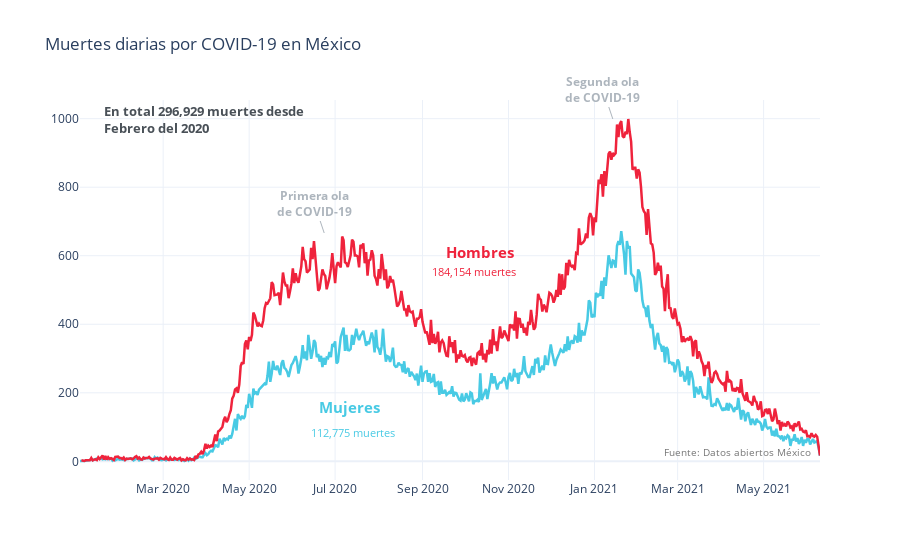

The code cell stored with this chart in its notebook:
### Code cell
fig = go.Figure()

template = 'plotly_white'
women_line_color = '#48cae4'
men_line_color = '#ef233c'
title_color = "#495057"
subtitle_color = "#adb5bd"

fig.add_trace(go.Scatter(
    x=deaths_df["FECHA_DEF"][deaths_df["SEXO"]==1],
    y=deaths_df["NUM_DEF"][deaths_df["SEXO"]==1],
    name="Mujeres", showlegend=False,
    line=dict(
        color=women_line_color,
        width=2.5
    )
))
fig.add_trace(go.Scatter(
    x=deaths_df["FECHA_DEF"][deaths_df["SEXO"]==2],
    y=deaths_df["NUM_DEF"][deaths_df["SEXO"]==2],
    name="Hombres", showlegend=False,
    line=dict(
        color=men_line_color,
        width=2.5
    )
))
fig.update_layout(
    title=dict(
        text=f"Muertes diarias por COVID-19 en México<br>"
    ),template=template
)
fig.add_annotation(
    text="<b>Hombres<b>",
    font=dict(
        size=15,
        color=men_line_color
    ),
    xref='paper', x=0.54, xanchor='auto',
    yref='paper', y=0.6, yanchor='auto',
    showarrow=False
)
fig.add_annotation(
    text=f"{total_men_deaths_formatted} muertes",
    font=dict(
        size=11,
        color=men_line_color
    ),
    xref='paper', x=0.533, xanchor='auto',
    yref='paper', y=0.548, yanchor='auto',
    showarrow=False
)
fig.add_annotation(
    text="<b>Mujeres<b>",
    font=dict(
        size=15,
        color=women_line_color
    ),
    xref='paper', x=0.32, xanchor='auto',
    yref='paper', y=0.16, yanchor='auto',
    showarrow=False
)
fig.add_annotation(
    text=f"{total_women_deaths_formatted} muertes",
    font=dict(
        size=11,
        color=women_line_color
    ),
    xref='paper', x=0.31, xanchor='auto',
    yref='paper', y=0.1, yanchor='auto',
    showarrow=False
)
fig.add_annotation(
    text=f"<b>En total {total_deaths_formatted} muertes desde <br>Febrero del 2020</b>",
    align='left',
    font=dict(
        size=13,
        color=title_color
    ),
    xref='paper', x=0.03, xanchor='auto',
    yref='paper', y=1, yanchor='auto',
    showarrow=False
)

fig.add_annotation(
    text=f"<b>Primera ola<br>de COVID-19</b>",
    align='center',
    font=dict(
        size=12,
        color=subtitle_color
    ),
    xref='paper', x=0.33, xanchor='auto',
    yref='paper', y=0.65, yanchor='auto',
    arrowcolor=subtitle_color
)

fig.add_annotation(
    text=f"<b>Segunda ola<br>de COVID-19</b>",
    align='center',
    font=dict(
        size=12,
        color=subtitle_color
    ),
    xref='paper', x=0.72, xanchor='auto',
    yref='paper', y=0.95, yanchor='auto',
    arrowcolor=subtitle_color
)
fig.add_annotation(
    text=f"Fuente: Datos abiertos México",
    align='left',
    font=dict(
        size=10,
        color='#777'
    ),
    xref='paper', x=0.99, xanchor='auto',
    yref='paper', y=0.05, yanchor='auto',
    showarrow=False
)
fig.show()

### Figure 1 — Plotly figure (JSON) as saved in the notebook; plotly's stock layout.template omitted (floating-point values rounded to 4 significant figures; data arrays with more than 128 entries replaced by an {"elided": "..."} marker saying what was removed)
{"data": [{"line": {"color": "#48cae4", "width": 2.5}, "name": "Mujeres", "showlegend": false, "type": "scatter", "x": {"elided": "524 str values"}, "y": {"elided": "524 int values"}}, {"line": {"color": "#ef233c", "width": 2.5}, "name": "Hombres", "showlegend": false, "type": "scatter", "x": {"elided": "524 str values"}, "y": {"elided": "524 int values"}}], "layout": {"annotations": [{"font": {"color": "#ef233c", "size": 15}, "showarrow": false, "text": "<b>Hombres<b>", "x": 0.54, "xanchor": "auto", "xref": "paper", "y": 0.6, "yanchor": "auto", "yref": "paper"}, {"font": {"color": "#ef233c", "size": 11}, "showarrow": false, "text": "184,154 muertes", "x": 0.533, "xanchor": "auto", "xref": "paper", "y": 0.548, "yanchor": "auto", "yref": "paper"}, {"font": {"color": "#48cae4", "size": 15}, "showarrow": false, "text": "<b>Mujeres<b>", "x": 0.32, "xanchor": "auto", "xref": "paper", "y": 0.16, "yanchor": "auto", "yref": "paper"}, {"font": {"color": "#48cae4", "size": 11}, "showarrow": false, "text": "112,775 muertes", "x": 0.31, "xanchor": "auto", "xref": "paper", "y": 0.1, "yanchor": "auto", "yref": "paper"}, {"align": "left", "font": {"color": "#495057", "size": 13}, "showarrow": false, "text": "<b>En total 296,929 muertes desde <br>Febrero del 2020</b>", "x": 0.03, "xanchor": "auto", "xref": "paper", "y": 1, "yanchor": "auto", "yref": "paper"}, {"align": "center", "arrowcolor": "#adb5bd", "font": {"color": "#adb5bd", "size": 12}, "text": "<b>Primera ola<br>de COVID-19</b>", "x": 0.33, "xanchor": "auto", "xref": "paper", "y": 0.65, "yanchor": "auto", "yref": "paper"}, {"align": "center", "arrowcolor": "#adb5bd", "font": {"color": "#adb5bd", "size": 12}, "text": "<b>Segunda ola<br>de COVID-19</b>", "x": 0.72, "xanchor": "auto", "xref": "paper", "y": 0.95, "yanchor": "auto", "yref": "paper"}, {"align": "left", "font": {"color": "#777", "size": 10}, "showarrow": false, "text": "Fuente: Datos abiertos México", "x": 0.99, "xanchor": "auto", "xref": "paper", "y": 0.05, "yanchor": "auto", "yref": "paper"}], "title": {"text": "Muertes diarias por COVID-19 en México<br>"}}}
